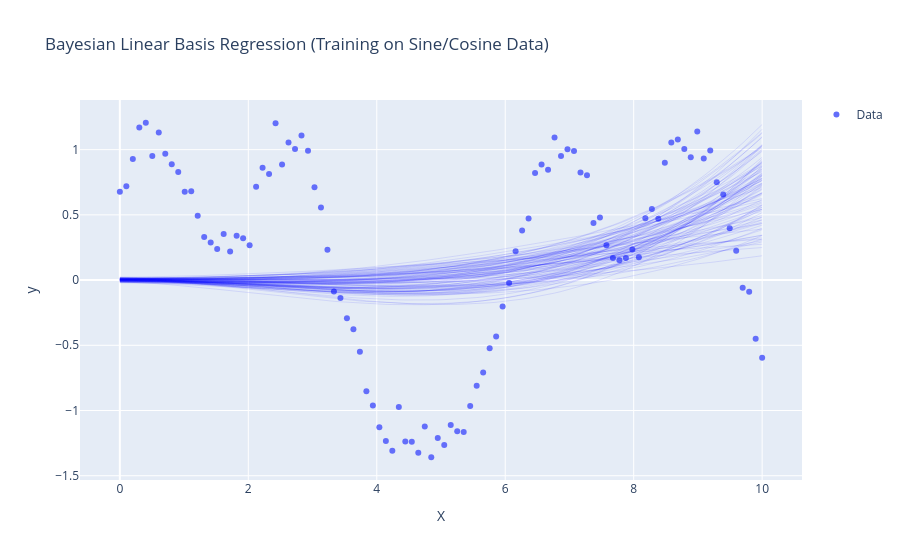

Notebook code for this chart:
### Code cell
import torch
import pyro
import pyro.distributions as dist
from pyro.infer import MCMC, NUTS
import plotly.graph_objects as go
import numpy as np

# Generate synthetic data using a combination of sine and cosine functions
np.random.seed(0)
n = 100
X = np.linspace(0, 10, n)  # X values

# Combining sine and cosine functions to create a synthetic signal
y_true = np.sin(X) + 0.5 * np.cos(2 * X) + 0.3 * np.sin(3 * X)
y = y_true + np.random.normal(0, 0.1, size=n)  # Adding some noise

# Convert data to torch tensors
X_tensor = torch.tensor(X, dtype=torch.float).unsqueeze(1)  # Shape (n, 1)
y_tensor = torch.tensor(y, dtype=torch.float)

# Define the basis functions {1, x, x^2, x^3}
def basis_functions(X):
    return torch.stack([torch.ones_like(X), X, X**2, X**3], dim=1)

# Define Bayesian Linear Basis Regression Model using Pyro
def bayesian_linear_basis_regression(X, y=None):
    # Priors for weights and intercept for each basis function
    w = pyro.sample("w", dist.Normal(torch.zeros(4), 1e-2 * torch.ones(4)))  # Weights for {1, x, x^2, x^3}
    sigma = pyro.sample("sigma", dist.HalfCauchy(1.0))  # Prior for noise
    
    # Linear combination of basis functions
    Phi_X = basis_functions(X)  # Design matrix
    mean = torch.matmul(Phi_X, w)  # Linear model: w0 + w1*x + w2*x^2 + w3*x^3
    
    # Likelihood
    with pyro.plate("data", X.shape[0]):
        pyro.sample("obs", dist.Normal(mean, sigma), obs=y)

# NUTS sampler
nuts_kernel = NUTS(bayesian_linear_basis_regression)
mcmc = MCMC(nuts_kernel, num_samples=1000, warmup_steps=500)
mcmc.run(X_tensor[:, 0], y_tensor)

# Extract samples from the posterior
posterior_samples = mcmc.get_samples()

# Convert to numpy arrays for plotting
w_samples = posterior_samples['w'].numpy()

# Generate the predicted regression lines from posterior samples
X_plot = np.linspace(0, 10, 100)  # For plotting smooth curve
X_plot_tensor = torch.tensor(X_plot, dtype=torch.float).unsqueeze(1)
Phi_X_plot = basis_functions(X_plot_tensor).numpy().reshape(100, 4)  # Fix the shape

# Generate regression lines using posterior samples
y_pred_samples = np.dot(Phi_X_plot, w_samples.T)  # Matrix multiplication

# Plot the original data and the posterior predictive regression lines
fig = go.Figure()

# Scatter plot of the original data
fig.add_trace(go.Scatter(x=X, y=y, mode='markers', name='Data'))

# Plot regression lines for a subset of posterior samples
for i in range(100):  # Plot 100 regression lines from posterior samples
    fig.add_trace(go.Scatter(x=X_plot, y=y_pred_samples[:, i], mode='lines', line=dict(width=0.5, color='blue'), opacity=0.2, showlegend=False))

# Update layout
fig.update_layout(
    title="Bayesian Linear Basis Regression (Training on Sine/Cosine Data)",
    xaxis_title="X",
    yaxis_title="y",
)

# Show plot
fig.show()
